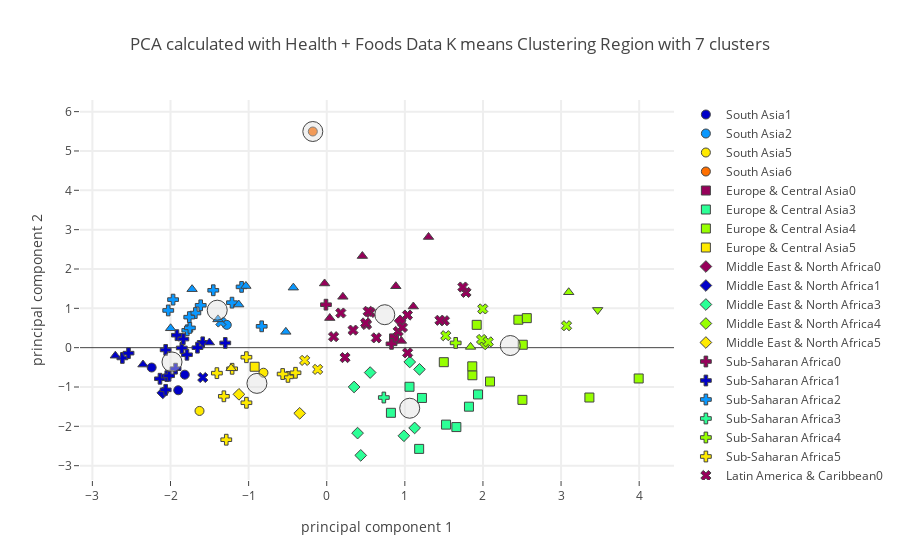

Notebook code cell kept with this figure:
### Code cell
plot_plotly(protein_group_merged_stunting_ow_master_df,"Region",region_centers_health,7,"Health + Foods",'')

### Figure 1 — Plotly figure (JSON) as saved in the notebook; plotly's stock layout.template omitted (floating-point values rounded to 4 significant figures)
{"data": [{"marker": {"color": "rgb(150,0,90)", "line": {"width": 1}, "size": 9, "symbol": 0}, "mode": "markers", "name": "South Asia0", "text": [], "type": "scatter", "uid": "0636470e-1f26-4325-b3ff-8d6d9f0ebb75", "x": [], "y": []}, {"marker": {"color": "rgb(0,0,200)", "line": {"width": 1}, "size": 9, "symbol": 0}, "mode": "markers", "name": "South Asia1", "text": ["Bangladesh", "India", "Nepal"], "type": "scatter", "uid": "a01d1d9e-4800-487e-b532-0e2b45b91cfe", "x": [-2.241, -1.817, -1.901], "y": [-0.5048, -0.6863, -1.083]}, {"marker": {"color": "rgb(10,152,255)", "line": {"width": 1}, "size": 9, "symbol": 0}, "mode": "markers", "name": "South Asia2", "text": ["Sri Lanka"], "type": "scatter", "uid": "0e6acb39-ae85-425c-b714-89f93a44891a", "x": [-1.28], "y": [0.5799]}, {"marker": {"color": "rgb(44,255,150)", "line": {"width": 1}, "size": 9, "symbol": 0}, "mode": "markers", "name": "South Asia3", "text": [], "type": "scatter", "uid": "9fa020e4-c38b-4534-868b-3c026dda6817", "x": [], "y": []}, {"marker": {"color": "rgb(151,255,0)", "line": {"width": 1}, "size": 9, "symbol": 0}, "mode": "markers", "name": "South Asia4", "text": [], "type": "scatter", "uid": "657968c9-6157-4132-aea5-a5493489f61a", "x": [], "y": []}, {"marker": {"color": "rgb(255,234,0)", "line": {"width": 1}, "size": 9, "symbol": 0}, "mode": "markers", "name": "South Asia5", "text": ["Afghanistan", "Pakistan"], "type": "scatter", "uid": "e7bc3f0d-33ad-4c31-aa63-6565f03f3a07", "x": [-1.629, -0.81], "y": [-1.608, -0.637]}, {"marker": {"color": "rgb(255,111,0)", "line": {"width": 1}, "size": 9, "symbol": 0}, "mode": "markers", "name": "South Asia6", "text": ["Maldives"], "type": "scatter", "uid": "8b897f6a-34e8-45c6-9c5c-f2da68fece12", "x": [-0.1782], "y": [5.495]}, {"marker": {"color": "rgb(150,0,90)", "line": {"width": 1}, "size": 9, "symbol": 1}, "mode": "markers", "name": "Europe & Central Asia0", "text": ["Republic of Moldova"], "type": "scatter", "uid": "31ab33a9-65ca-4b13-83dd-a2b31ac48dca", "x": [0.8618], "y": [0.2355]}, {"marker": {"color": "rgb(0,0,200)", "line": {"width": 1}, "size": 9, "symbol": 1}, "mode": "markers", "name": "Europe & Central Asia1", "text": [], "type": "scatter", "uid": "413caa01-3ba8-4146-974b-2d6af7ce13a2", "x": [], "y": []}, {"marker": {"color": "rgb(10,152,255)", "line": {"width": 1}, "size": 9, "symbol": 1}, "mode": "markers", "name": "Europe & Central Asia2", "text": [], "type": "scatter", "uid": "5f1d0b1e-db4f-4fc6-baf3-74b4a54b6991", "x": [], "y": []}, {"marker": {"color": "rgb(44,255,150)", "line": {"width": 1}, "size": 9, "symbol": 1}, "mode": "markers", "name": "Europe & Central Asia3", "text": ["Azerbaijan", "Bosnia and Herzegovina", "Georgia", "Kyrgyzstan", "Romania", "Turkey", "Turkmenistan", "Uzbekistan"], "type": "scatter", "uid": "020d5cac-60d9-46b4-86dd-b51e00c4863c", "x": [1.183, 1.821, 1.66, 1.06, 1.937, 1.528, 1.219, 0.8219], "y": [-2.573, -1.5, -2.018, -0.9944, -1.189, -1.956, -1.279, -1.656]}, {"marker": {"color": "rgb(151,255,0)", "line": {"width": 1}, "size": 9, "symbol": 1}, "mode": "markers", "name": "Europe & Central Asia4", "text": ["Albania", "Armenia", "Belarus", "Bulgaria", "Czechia", "Germany", "Kazakhstan", "Montenegro", "Serbia", "Republic of North Macedonia", "Ukraine"], "type": "scatter", "uid": "933b4957-8fff-4475-8fae-39ebcd16ea86", "x": [3.363, 2.091, 2.454, 1.865, 1.92, 2.561, 2.51, 3.994, 1.863, 1.499, 2.505], "y": [-1.267, -0.8608, 0.7105, -0.7013, 0.5804, 0.7503, 0.07444, -0.783, -0.4745, -0.3689, -1.327]}, {"marker": {"color": "rgb(255,234,0)", "line": {"width": 1}, "size": 9, "symbol": 1}, "mode": "markers", "name": "Europe & Central Asia5", "text": ["Tajikistan"], "type": "scatter", "uid": "ff02cfe5-e264-485e-b903-6b63f4467351", "x": [-0.9231], "y": [-0.4854]}, {"marker": {"color": "rgb(255,111,0)", "line": {"width": 1}, "size": 9, "symbol": 1}, "mode": "markers", "name": "Europe & Central Asia6", "text": [], "type": "scatter", "uid": "0cf7b8d6-2890-4333-ad6f-5a2c5cb6aa4c", "x": [], "y": []}, {"marker": {"color": "rgb(150,0,90)", "line": {"width": 1}, "size": 9, "symbol": 2}, "mode": "markers", "name": "Middle East & North Africa0", "text": ["Oman"], "type": "scatter", "uid": "a34b940b-e580-4207-a60e-1e5b8ecd25d5", "x": [0.9397], "y": [0.6818]}, {"marker": {"color": "rgb(0,0,200)", "line": {"width": 1}, "size": 9, "symbol": 2}, "mode": "markers", "name": "Middle East & North Africa1", "text": ["Yemen"], "type": "scatter", "uid": "76083231-9749-4c24-944f-55fdaae965fb", "x": [-2.099], "y": [-1.149]}, {"marker": {"color": "rgb(10,152,255)", "line": {"width": 1}, "size": 9, "symbol": 2}, "mode": "markers", "name": "Middle East & North Africa2", "text": [], "type": "scatter", "uid": "1baa443b-55b4-4aba-8492-92c6eb1ac60d", "x": [], "y": []}, {"marker": {"color": "rgb(44,255,150)", "line": {"width": 1}, "size": 9, "symbol": 2}, "mode": "markers", "name": "Middle East & North Africa3", "text": ["Algeria", "Egypt", "Iran (Islamic Republic of)", "Jordan", "Lebanon", "Morocco", "Saudi Arabia", "Tunisia"], "type": "scatter", "uid": "84b57840-ea70-4aa2-a9c5-8fc4dfad1a68", "x": [0.988, 0.4355, 0.3506, 0.5563, 1.187, 0.395, 1.063, 1.125], "y": [-2.24, -2.738, -0.9991, -0.633, -0.5512, -2.172, -0.3642, -2.041]}, {"marker": {"color": "rgb(151,255,0)", "line": {"width": 1}, "size": 9, "symbol": 2}, "mode": "markers", "name": "Middle East & North Africa4", "text": ["Kuwait"], "type": "scatter", "uid": "4e942915-6487-4b85-8d77-b416eb0f7235", "x": [2.029], "y": [0.09389]}, {"marker": {"color": "rgb(255,234,0)", "line": {"width": 1}, "size": 9, "symbol": 2}, "mode": "markers", "name": "Middle East & North Africa5", "text": ["Djibouti", "Iraq"], "type": "scatter", "uid": "6de24127-ee63-4517-a03f-622ec43e1b04", "x": [-1.124, -0.3461], "y": [-1.186, -1.669]}, {"marker": {"color": "rgb(255,111,0)", "line": {"width": 1}, "size": 9, "symbol": 2}, "mode": "markers", "name": "Middle East & North Africa6", "text": [], "type": "scatter", "uid": "cc1a4d7a-f2c3-4459-93e1-b8d3cfb8c817", "x": [], "y": []}, {"marker": {"color": "rgb(150,0,90)", "line": {"width": 1}, "size": 9, "symbol": 3}, "mode": "markers", "name": "Sub-Saharan Africa0", "text": ["Gabon", "Mauritius"], "type": "scatter", "uid": "74aafe1b-0463-4bf1-80a5-dc7bdc636d16", "x": [-0.00999, 0.8297], "y": [1.093, 0.09742]}, {"marker": {"color": "rgb(0,0,200)", "line": {"width": 1}, "size": 9, "symbol": 3}, "mode": "markers", "name": "Sub-Saharan Africa1", "text": ["Cameroon", "Chad", "Ethiopia", "Guinea", "Guinea-Bissau", "Liberia", "Madagascar", "Malawi", "Mozambique", "Niger", "Nigeria", "Senegal", "Togo", "United Republic of Tanzania", "Zambia"], "type": "scatter", "uid": "02baec9d-c99c-4d64-9240-8c6936932617", "x": [-1.587, -2.135, -2.062, -1.79, -1.655, -1.918, -2.616, -2.048, -2.062, -2.018, -2.538, -1.299, -1.856, -1.836, -1.935], "y": [0.1363, -0.7897, -1.072, -0.1801, -0.0003974, 0.3176, -0.2618, -0.724, -0.05744, -0.7139, -0.1392, 0.1201, -0.006796, 0.2185, -0.5347]}, {"marker": {"color": "rgb(10,152,255)", "line": {"width": 1}, "size": 9, "symbol": 3}, "mode": "markers", "name": "Sub-Saharan Africa2", "text": ["Angola", "Benin", "Central African Republic", "Congo", "Côte d'Ivoire", "Ghana", "Namibia", "Rwanda", "Sao Tome and Principe", "Sierra Leone", "Uganda"], "type": "scatter", "uid": "03e70bba-b41c-44da-b119-27deb42b7d27", "x": [-1.682, -1.785, -1.967, -1.09, -1.76, -1.453, -0.8327, -2.029, -1.213, -1.752, -1.613], "y": [0.8798, 0.4422, 1.222, 1.545, 0.7755, 1.459, 0.5429, 0.9464, 1.144, 0.5024, 1.077]}, {"marker": {"color": "rgb(44,255,150)", "line": {"width": 1}, "size": 9, "symbol": 3}, "mode": "markers", "name": "Sub-Saharan Africa3", "text": ["South Africa"], "type": "scatter", "uid": "011f1679-0e35-4e65-b586-56574591e87e", "x": [0.7311], "y": [-1.267]}, {"marker": {"color": "rgb(151,255,0)", "line": {"width": 1}, "size": 9, "symbol": 3}, "mode": "markers", "name": "Sub-Saharan Africa4", "text": ["Sudan"], "type": "scatter", "uid": "60094d56-d12d-466c-8cee-9642707b0d12", "x": [1.651], "y": [0.1204]}, {"marker": {"color": "rgb(255,234,0)", "line": {"width": 1}, "size": 9, "symbol": 3}, "mode": "markers", "name": "Sub-Saharan Africa5", "text": ["Botswana", "Burkina Faso", "Gambia", "Kenya", "Lesotho", "Mali", "Mauritania", "Eswatini", "Zimbabwe"], "type": "scatter", "uid": "27d8825e-9363-461e-b6f2-fc8ab580849a", "x": [-0.3999, -1.317, -1.406, -1.028, -1.286, -1.028, -0.4965, -0.5644, -1.211], "y": [-0.6384, -1.236, -0.6479, -0.2425, -2.34, -1.401, -0.7427, -0.67, -0.5367]}, {"marker": {"color": "rgb(255,111,0)", "line": {"width": 1}, "size": 9, "symbol": 3}, "mode": "markers", "name": "Sub-Saharan Africa6", "text": [], "type": "scatter", "uid": "01e7df27-3e4a-4814-8ece-ca09851e2520", "x": [], "y": []}, {"marker": {"color": "rgb(150,0,90)", "line": {"width": 1}, "size": 9, "symbol": 4}, "mode": "markers", "name": "Latin America & Caribbean0", "text": ["Barbados", "Belize", "Bolivia (Plurinational State of)", "Colombia", "Costa Rica", "Dominican Republic", "Ecuador", "El Salvador", "Guyana", "Jamaica", "Mexico", "Panama", "Peru", "Saint Lucia", "Suriname", "Trinidad and Tobago", "Venezuela (Bolivarian Republic of)"], "type": "scatter", "uid": "02835c72-0abf-4871-abd2-1353e5746d54", "x": [1.783, 0.3369, 0.6352, 0.5584, 1.507, 0.5301, 0.5094, 0.2343, 0.4978, 1.034, 1.035, 0.9149, 0.08766, 1.743, 0.1804, 1.449, 0.9693], "y": [1.404, 0.4458, 0.2486, 0.8943, 0.685, 0.9246, 0.5888, -0.2521, 0.6285, 0.8288, -0.1313, 0.4126, 0.2794, 1.541, 0.8808, 0.6957, 0.5141]}, {"marker": {"color": "rgb(0,0,200)", "line": {"width": 1}, "size": 9, "symbol": 4}, "mode": "markers", "name": "Latin America & Caribbean1", "text": ["Guatemala"], "type": "scatter", "uid": "393ce22b-7d43-4e76-b97e-b49eda5395bf", "x": [-1.587], "y": [-0.7588]}, {"marker": {"color": "rgb(10,152,255)", "line": {"width": 1}, "size": 9, "symbol": 4}, "mode": "markers", "name": "Latin America & Caribbean2", "text": ["Haiti"], "type": "scatter", "uid": "0ec0f00c-a3b4-4855-9a77-4fda83e38199", "x": [-1.355], "y": [0.6523]}, {"marker": {"color": "rgb(44,255,150)", "line": {"width": 1}, "size": 9, "symbol": 4}, "mode": "markers", "name": "Latin America & Caribbean3", "text": [], "type": "scatter", "uid": "527d6422-1903-413f-aa18-7630c6ab0c7e", "x": [], "y": []}, {"marker": {"color": "rgb(151,255,0)", "line": {"width": 1}, "size": 9, "symbol": 4}, "mode": "markers", "name": "Latin America & Caribbean4", "text": ["Argentina", "Brazil", "Chile", "Paraguay", "Uruguay"], "type": "scatter", "uid": "46e17b03-127a-41d3-91b6-288066ec51bd", "x": [3.07, 1.997, 1.982, 1.524, 2.067], "y": [0.5579, 0.9849, 0.2082, 0.3043, 0.1477]}, {"marker": {"color": "rgb(255,234,0)", "line": {"width": 1}, "size": 9, "symbol": 4}, "mode": "markers", "name": "Latin America & Caribbean5", "text": ["Honduras", "Nicaragua"], "type": "scatter", "uid": "0718afa6-d2ad-4be9-84bf-92c6f761ed6d", "x": [-0.2824, -0.1164], "y": [-0.3243, -0.5526]}, {"marker": {"color": "rgb(255,111,0)", "line": {"width": 1}, "size": 9, "symbol": 4}, "mode": "markers", "name": "Latin America & Caribbean6", "text": [], "type": "scatter", "uid": "35fcd98d-6026-4c60-8b68-60e2da06bddf", "x": [], "y": []}, {"marker": {"color": "rgb(150,0,90)", "line": {"width": 1}, "size": 9, "symbol": 5}, "mode": "markers", "name": "East Asia & Pacific0", "text": ["Brunei Darussalam", "China", "Fiji", "Japan", "Malaysia", "Republic of Korea", "Samoa", "Thailand"], "type": "scatter", "uid": "a40422e0-8a04-48c3-9296-a59c0706c8fe", "x": [1.109, 0.9558, 0.2066, 0.4562, -0.02738, 0.8848, 1.303, 0.03895], "y": [1.046, 0.172, 1.293, 2.329, 1.632, 1.561, 2.813, 0.7529]}, {"marker": {"color": "rgb(0,0,200)", "line": {"width": 1}, "size": 9, "symbol": 5}, "mode": "markers", "name": "East Asia & Pacific1", "text": ["Democratic People's Republic of Korea", "Lao People's Democratic Republic", "Timor-Leste"], "type": "scatter", "uid": "968fde66-bf6f-4134-bc6d-ff1ccbd09bff", "x": [-1.502, -2.352, -2.706], "y": [0.1303, -0.4297, -0.2039]}, {"marker": {"color": "rgb(10,152,255)", "line": {"width": 1}, "size": 9, "symbol": 5}, "mode": "markers", "name": "East Asia & Pacific2", "text": ["Cambodia", "Kiribati", "Myanmar", "Philippines", "Solomon Islands", "Vanuatu", "Viet Nam"], "type": "scatter", "uid": "4c5ac1a2-b995-41ee-812c-313fd2b6a93f", "x": [-1.999, -0.4276, -1.127, -1.392, -1.724, -1.035, -0.5235], "y": [0.4925, 1.526, 1.096, 0.719, 1.486, 1.568, 0.4022]}, {"marker": {"color": "rgb(44,255,150)", "line": {"width": 1}, "size": 9, "symbol": 5}, "mode": "markers", "name": "East Asia & Pacific3", "text": [], "type": "scatter", "uid": "71863226-f0db-4585-b96c-c474e602aa9c", "x": [], "y": []}, {"marker": {"color": "rgb(151,255,0)", "line": {"width": 1}, "size": 9, "symbol": 5}, "mode": "markers", "name": "East Asia & Pacific4", "text": ["Australia", "Mongolia"], "type": "scatter", "uid": "a1029b71-d7d7-4a29-a15b-6db7256b72da", "x": [3.098, 1.842], "y": [1.409, 0.01944]}, {"marker": {"color": "rgb(255,234,0)", "line": {"width": 1}, "size": 9, "symbol": 5}, "mode": "markers", "name": "East Asia & Pacific5", "text": ["Indonesia"], "type": "scatter", "uid": "c4ff54b5-e6c5-4ce7-8e45-668ba87be7dd", "x": [-1.224], "y": [-0.5226]}, {"marker": {"color": "rgb(255,111,0)", "line": {"width": 1}, "size": 9, "symbol": 5}, "mode": "markers", "name": "East Asia & Pacific6", "text": [], "type": "scatter", "uid": "34fa7590-1478-474c-878d-44411a8c5c83", "x": [], "y": []}, {"marker": {"color": "rgb(150,0,90)", "line": {"width": 1}, "size": 9, "symbol": 6}, "mode": "markers", "name": "North America0", "text": [], "type": "scatter", "uid": "9e6e88a7-9836-4c22-af22-6807cc7e57c2", "x": [], "y": []}, {"marker": {"color": "rgb(0,0,200)", "line": {"width": 1}, "size": 9, "symbol": 6}, "mode": "markers", "name": "North America1", "text": [], "type": "scatter", "uid": "ac75d5cc-b2e8-49c2-b04d-7a359e3e6a6c", "x": [], "y": []}, {"marker": {"color": "rgb(10,152,255)", "line": {"width": 1}, "size": 9, "symbol": 6}, "mode": "markers", "name": "North America2", "text": [], "type": "scatter", "uid": "943f5729-8d1e-4aa5-a2be-7bd4e5ba2a28", "x": [], "y": []}, {"marker": {"color": "rgb(44,255,150)", "line": {"width": 1}, "size": 9, "symbol": 6}, "mode": "markers", "name": "North America3", "text": [], "type": "scatter", "uid": "58a34bfa-5f76-4573-9959-a9473a9fc2b6", "x": [], "y": []}, {"marker": {"color": "rgb(151,255,0)", "line": {"width": 1}, "size": 9, "symbol": 6}, "mode": "markers", "name": "North America4", "text": ["United States of America"], "type": "scatter", "uid": "d7bbb359-aabb-485d-a494-6c6582d6dd0d", "x": [3.469], "y": [0.9598]}, {"marker": {"color": "rgb(255,234,0)", "line": {"width": 1}, "size": 9, "symbol": 6}, "mode": "markers", "name": "North America5", "text": [], "type": "scatter", "uid": "95169a14-3b8e-4cce-adae-f1d0cc9ffba3", "x": [], "y": []}, {"marker": {"color": "rgb(255,111,0)", "line": {"width": 1}, "size": 9, "symbol": 6}, "mode": "markers", "name": "North America6", "text": [], "type": "scatter", "uid": "31547983-04d7-4f24-a516-55a9c8c7d662", "x": [], "y": []}, {"marker": {"color": "rgba(220, 220, 220, .4)", "line": {"width": 1}, "size": 20}, "mode": "markers", "name": "Center", "type": "scatter", "uid": "38fa6e52-f86d-4724-a83e-808a64380a1f", "x": [0.7432, -1.981, -1.402, 1.062, 2.35, -0.8937, -0.1782], "y": [0.8377, -0.3641, 0.9529, -1.54, 0.05418, -0.9083, 5.495]}], "layout": {"hovermode": "closest", "showlegend": true, "title": {"text": "PCA calculated with Health + Foods Data K means Clustering Region with 7 clusters"}, "xaxis": {"gridwidth": 2, "ticklen": 5, "title": {"text": "principal component 1"}, "zeroline": false}, "yaxis": {"gridwidth": 2, "ticklen": 5, "title": {"text": "principal component 2"}}}}
